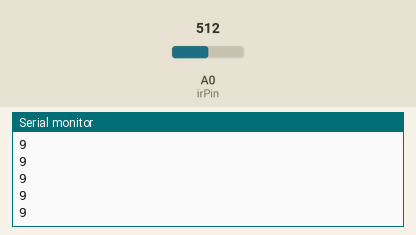
A sketch run on a simulated Arduino Uno, built with avr-gcc and run on an emulated ATmega328P. Shown: the last lines printed to the serial monitor. The test bench sets the inputs (shaded band); at power-on: A0 (irPin) = 512.

Above: at 1.2 s.
1.3 s: A0 (irPin) set to 716
At 2.3 s:
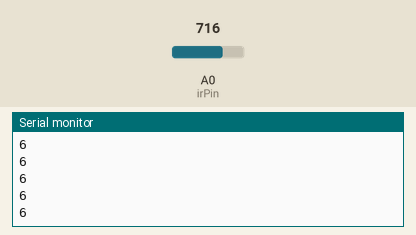
2.8 s: A0 (irPin) set to 900
At 3.6 s:
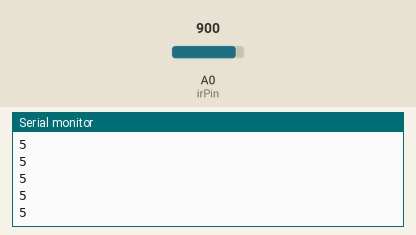
Timing chart, 0 to 5.8 s (numbered marks = the images above; inputs shaded):
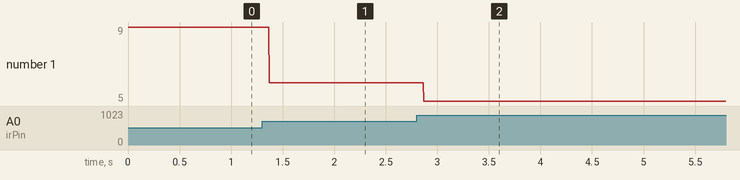

The sketch:

0531_irDistanceSensor_cm_.ino
```cpp
int irPin = 0;
void setup() {
  analogReference(DEFAULT);
  Serial.begin(9600);
  pinMode(irPin, INPUT);
}

void loop() {
  int raw = analogRead(irPin);
  int cm = 4800 / (raw - 20);
  // Distance (cm) = 4800/(SensorValue - 20)

  Serial.println(cm);
}
```

Measured:
- after the input at 1.3 s, the serial monitor: prints a new line after 0.07 s (image 1)
- after the input at 2.8 s, the serial monitor: prints a new line after 0.07 s (image 2)
- plotted number 1: 9 → 6 after the input at 1.3 s, 6 → 5 after the input at 2.8 s
